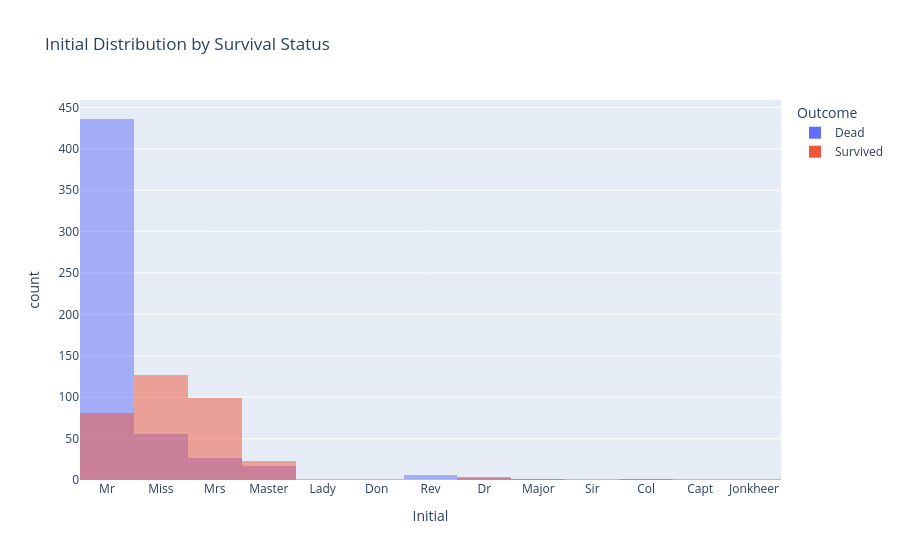

Write notebook code for a chart like this one.
### Code cell
title_mapping = {"Mr": 0, "Miss": 1, "Mrs": 2, "Master": 3, "Lady": 4, "Don": 5, "Rev": 6, "Dr": 7,
                 "Major": 8, "Sir": 9, "Col": 10, "Capt": 11, "Jonkheer": 12}

import plotly.express as px

df_initial = df.copy()

df_initial["Outcome"] = df_initial["Survived"].map({0: "Dead", 1: "Survived"})

fig = px.histogram(
    df_initial,
    x="Initial",
    color="Outcome",
    barmode="overlay",
    title="Initial Distribution by Survival Status"
)

fig.update_layout(
    xaxis=dict(
        tickmode="array",
        tickvals=list(title_mapping.values()),
        ticktext=list(title_mapping.keys())
    )
)

fig.show()

### Figure 1 — Plotly figure (JSON) as saved in the notebook; plotly's stock layout.template omitted (floating-point values rounded to 4 significant figures; data arrays with more than 128 entries replaced by an {"elided": "..."} marker saying what was removed)
{"data": [{"alignmentgroup": "True", "bingroup": "x", "hovertemplate": "Outcome=Dead<br>Initial=%{x}<br>count=%{y}<extra></extra>", "legendgroup": "Dead", "marker": {"color": "#636efa", "opacity": 0.5, "pattern": {"shape": ""}}, "name": "Dead", "offsetgroup": "Dead", "orientation": "v", "showlegend": true, "type": "histogram", "x": {"elided": "549 int values"}, "xaxis": "x", "yaxis": "y"}, {"alignmentgroup": "True", "bingroup": "x", "hovertemplate": "Outcome=Survived<br>Initial=%{x}<br>count=%{y}<extra></extra>", "legendgroup": "Survived", "marker": {"color": "#EF553B", "opacity": 0.5, "pattern": {"shape": ""}}, "name": "Survived", "offsetgroup": "Survived", "orientation": "v", "showlegend": true, "type": "histogram", "x": {"elided": "342 int values"}, "xaxis": "x", "yaxis": "y"}], "layout": {"barmode": "overlay", "legend": {"title": {"text": "Outcome"}, "tracegroupgap": 0}, "title": {"text": "Initial Distribution by Survival Status"}, "xaxis": {"anchor": "y", "domain": [0, 1], "tickmode": "array", "ticktext": ["Mr", "Miss", "Mrs", "Master", "Lady", "Don", "Rev", "Dr", "Major", "Sir", "Col", "Capt", "Jonkheer"], "tickvals": [0, 1, 2, 3, 4, 5, 6, 7, 8, 9, 10, 11, 12], "title": {"text": "Initial"}}, "yaxis": {"anchor": "x", "domain": [0, 1], "title": {"text": "count"}}}}
